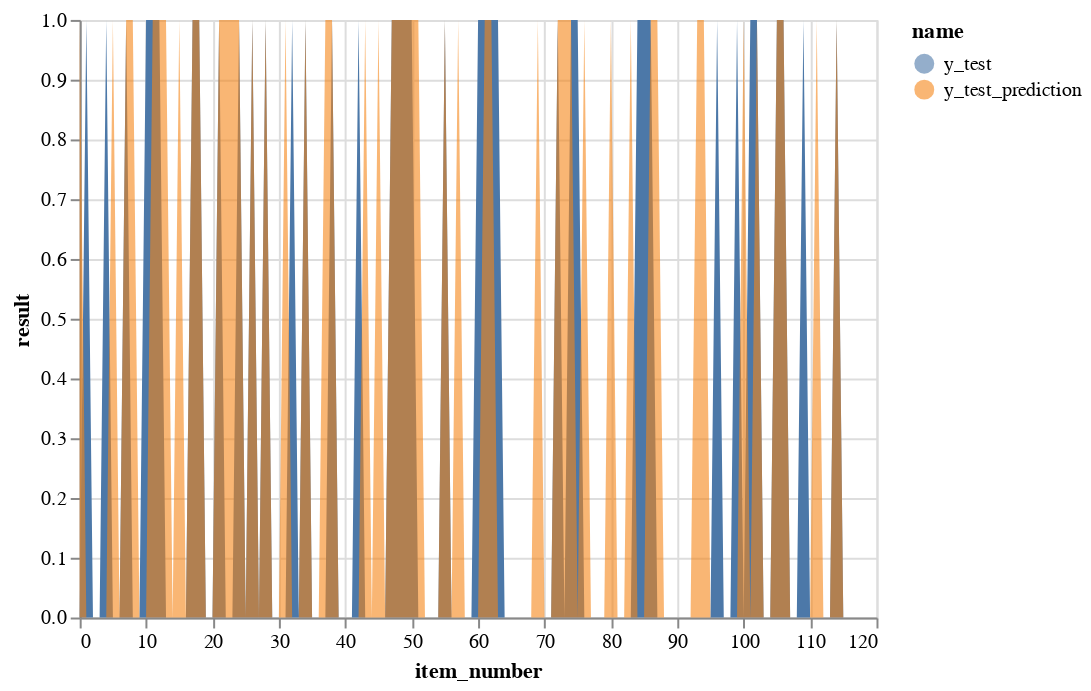

Notebook code cell kept with this figure:
### Code cell
dataResult1 = pd.DataFrame({
    'result':y_test, 
    'name': "y_test",
    'item_number': [i for i,x in enumerate(y_test)]
    })


dataResult2 = pd.DataFrame({
    'result':[x[0] for x in y_test_prediction],
    'name': "y_test_prediction",
    'item_number': [i for i,x in enumerate(y_test)]
    })

chart1 = alt.Chart(dataResult1).mark_area().encode(
    x = alt.X('item_number'),
    y = alt.Y('result', scale=alt.Scale(domain=[0, 1])),
    color='name'
)

chart2 = alt.Chart(dataResult2).mark_area().encode(
    x = alt.X('item_number'),
    y = alt.Y('result', scale=alt.Scale(domain=[0, 1])),
    opacity=alt.value(0.6),
    color='name'
)

chart1 + chart2

### Figure 1 — Vega-Lite specification as saved in the notebook (floating-point values rounded to 4 significant figures)
{"config": {"view": {"continuousWidth": 400, "continuousHeight": 300}}, "layer": [{"data": {"name": "data-eade6890babfced5f1fbdcd05222430e"}, "mark": "area", "encoding": {"color": {"field": "name", "type": "nominal"}, "x": {"field": "item_number", "type": "quantitative"}, "y": {"field": "result", "scale": {"domain": [0, 1]}, "type": "quantitative"}}}, {"data": {"name": "data-b75a1963ae843eea7bdbe32837e32851"}, "mark": "area", "encoding": {"color": {"field": "name", "type": "nominal"}, "opacity": {"value": 0.6}, "x": {"field": "item_number", "type": "quantitative"}, "y": {"field": "result", "scale": {"domain": [0, 1]}, "type": "quantitative"}}}], "$schema": "https://vega.github.io/schema/vega-lite/v4.17.0.json", "datasets": {"data-eade6890babfced5f1fbdcd05222430e": [{"result": 0.0, "name": "y_test", "item_number": 0}, {"result": 1.0, "name": "y_test", "item_number": 1}, {"result": 0.0, "name": "y_test", "item_number": 2}, {"result": 0.0, "name": "y_test", "item_number": 3}, {"result": 1.0, "name": "y_test", "item_number": 4}, {"result": 0.0, "name": "y_test", "item_number": 5}, {"result": 0.0, "name": "y_test", "item_number": 6}, {"result": 1.0, "name": "y_test", "item_number": 7}, {"result": 0.0, "name": "y_test", "item_number": 8}, {"result": 0.0, "name": "y_test", "item_number": 9}, {"result": 1.0, "name": "y_test", "item_number": 10}, {"result": 1.0, "name": "y_test", "item_number": 11}, {"result": 1.0, "name": "y_test", "item_number": 12}, {"result": 0.0, "name": "y_test", "item_number": 13}, {"result": 0.0, "name": "y_test", "item_number": 14}, {"result": 0.0, "name": "y_test", "item_number": 15}, {"result": 0.0, "name": "y_test", "item_number": 16}, {"result": 1.0, "name": "y_test", "item_number": 17}, {"result": 1.0, "name": "y_test", "item_number": 18}, {"result": 0.0, "name": "y_test", "item_number": 19}, {"result": 0.0, "name": "y_test", "item_number": 20}, {"result": 1.0, "name": "y_test", "item_number": 21}, {"result": 0.0, "name": "y_test", "item_number": 22}, {"result": 0.0, "name": "y_test", "item_number": 23}, {"result": 1.0, "name": "y_test", "item_number": 24}, {"result": 0.0, "name": "y_test", "item_number": 25}, {"result": 1.0, "name": "y_test", "item_number": 26}, {"result": 0.0, "name": "y_test", "item_number": 27}, {"result": 1.0, "name": "y_test", "item_number": 28}, {"result": 0.0, "name": "y_test", "item_number": 29}, {"result": 0.0, "name": "y_test", "item_number": 30}, {"result": 0.0, "name": "y_test", "item_number": 31}, {"result": 1.0, "name": "y_test", "item_number": 32}, {"result": 0.0, "name": "y_test", "item_number": 33}, {"result": 1.0, "name": "y_test", "item_number": 34}, {"result": 0.0, "name": "y_test", "item_number": 35}, {"result": 0.0, "name": "y_test", "item_number": 36}, {"result": 0.0, "name": "y_test", "item_number": 37}, {"result": 1.0, "name": "y_test", "item_number": 38}, {"result": 0.0, "name": "y_test", "item_number": 39}, {"result": 0.0, "name": "y_test", "item_number": 40}, {"result": 0.0, "name": "y_test", "item_number": 41}, {"result": 1.0, "name": "y_test", "item_number": 42}, {"result": 0.0, "name": "y_test", "item_number": 43}, {"result": 0.0, "name": "y_test", "item_number": 44}, {"result": 0.0, "name": "y_test", "item_number": 45}, {"result": 0.0, "name": "y_test", "item_number": 46}, {"result": 1.0, "name": "y_test", "item_number": 47}, {"result": 1.0, "name": "y_test", "item_number": 48}, {"result": 1.0, "name": "y_test", "item_number": 49}, {"result": 1.0, "name": "y_test", "item_number": 50}, {"result": 0.0, "name": "y_test", "item_number": 51}, {"result": 0.0, "name": "y_test", "item_number": 52}, {"result": 0.0, "name": "y_test", "item_number": 53}, {"result": 0.0, "name": "y_test", "item_number": 54}, {"result": 1.0, "name": "y_test", "item_number": 55}, {"result": 0.0, "name": "y_test", "item_number": 56}, {"result": 0.0, "name": "y_test", "item_number": 57}, {"result": 0.0, "name": "y_test", "item_number": 58}, {"result": 0.0, "name": "y_test", "item_number": 59}, {"result": 1.0, "name": "y_test", "item_number": 60}, {"result": 1.0, "name": "y_test", "item_number": 61}, {"result": 1.0, "name": "y_test", "item_number": 62}, {"result": 1.0, "name": "y_test", "item_number": 63}, {"result": 0.0, "name": "y_test", "item_number": 64}, {"result": 0.0, "name": "y_test", "item_number": 65}, {"result": 0.0, "name": "y_test", "item_number": 66}, {"result": 0.0, "name": "y_test", "item_number": 67}, {"result": 0.0, "name": "y_test", "item_number": 68}, {"result": 0.0, "name": "y_test", "item_number": 69}, {"result": 0.0, "name": "y_test", "item_number": 70}, {"result": 0.0, "name": "y_test", "item_number": 71}, {"result": 1.0, "name": "y_test", "item_number": 72}, {"result": 0.0, "name": "y_test", "item_number": 73}, {"result": 1.0, "name": "y_test", "item_number": 74}, {"result": 1.0, "name": "y_test", "item_number": 75}, {"result": 0.0, "name": "y_test", "item_number": 76}, {"result": 0.0, "name": "y_test", "item_number": 77}, {"result": 0.0, "name": "y_test", "item_number": 78}, {"result": 0.0, "name": "y_test", "item_number": 79}, {"result": 0.0, "name": "y_test", "item_number": 80}, {"result": 0.0, "name": "y_test", "item_number": 81}, {"result": 0.0, "name": "y_test", "item_number": 82}, {"result": 0.0, "name": "y_test", "item_number": 83}, {"result": 1.0, "name": "y_test", "item_number": 84}, {"result": 1.0, "name": "y_test", "item_number": 85}, {"result": 1.0, "name": "y_test", "item_number": 86}, {"result": 0.0, "name": "y_test", "item_number": 87}, {"result": 0.0, "name": "y_test", "item_number": 88}, {"result": 0.0, "name": "y_test", "item_number": 89}, {"result": 0.0, "name": "y_test", "item_number": 90}, {"result": 0.0, "name": "y_test", "item_number": 91}, {"result": 0.0, "name": "y_test", "item_number": 92}, {"result": 0.0, "name": "y_test", "item_number": 93}, {"result": 0.0, "name": "y_test", "item_number": 94}, {"result": 0.0, "name": "y_test", "item_number": 95}, {"result": 1.0, "name": "y_test", "item_number": 96}, {"result": 0.0, "name": "y_test", "item_number": 97}, {"result": 0.0, "name": "y_test", "item_number": 98}, {"result": 1.0, "name": "y_test", "item_number": 99}, {"result": 0.0, "name": "y_test", "item_number": 100}, {"result": 1.0, "name": "y_test", "item_number": 101}, {"result": 1.0, "name": "y_test", "item_number": 102}, {"result": 0.0, "name": "y_test", "item_number": 103}, {"result": 0.0, "name": "y_test", "item_number": 104}, {"result": 1.0, "name": "y_test", "item_number": 105}, {"result": 1.0, "name": "y_test", "item_number": 106}, {"result": 0.0, "name": "y_test", "item_number": 107}, {"result": 0.0, "name": "y_test", "item_number": 108}, {"result": 1.0, "name": "y_test", "item_number": 109}, {"result": 0.0, "name": "y_test", "item_number": 110}, {"result": 0.0, "name": "y_test", "item_number": 111}, {"result": 0.0, "name": "y_test", "item_number": 112}, {"result": 0.0, "name": "y_test", "item_number": 113}, {"result": 1.0, "name": "y_test", "item_number": 114}, {"result": 0.0, "name": "y_test", "item_number": 115}], "data-b75a1963ae843eea7bdbe32837e32851": [{"result": 1.0, "name": "y_test_prediction", "item_number": 0}, {"result": 0.0, "name": "y_test_prediction", "item_number": 1}, {"result": 0.0, "name": "y_test_prediction", "item_number": 2}, {"result": 0.0, "name": "y_test_prediction", "item_number": 3}, {"result": 0.0, "name": "y_test_prediction", "item_number": 4}, {"result": 1.0, "name": "y_test_prediction", "item_number": 5}, {"result": 0.0, "name": "y_test_prediction", "item_number": 6}, {"result": 1.0, "name": "y_test_prediction", "item_number": 7}, {"result": 1.0, "name": "y_test_prediction", "item_number": 8}, {"result": 0.0, "name": "y_test_prediction", "item_number": 9}, {"result": 0.0, "name": "y_test_prediction", "item_number": 10}, {"result": 1.0, "name": "y_test_prediction", "item_number": 11}, {"result": 1.0, "name": "y_test_prediction", "item_number": 12}, {"result": 1.0, "name": "y_test_prediction", "item_number": 13}, {"result": 0.0, "name": "y_test_prediction", "item_number": 14}, {"result": 1.0, "name": "y_test_prediction", "item_number": 15}, {"result": 0.0, "name": "y_test_prediction", "item_number": 16}, {"result": 1.0, "name": "y_test_prediction", "item_number": 17}, {"result": 1.0, "name": "y_test_prediction", "item_number": 18}, {"result": 0.0, "name": "y_test_prediction", "item_number": 19}, {"result": 0.0, "name": "y_test_prediction", "item_number": 20}, {"result": 1.0, "name": "y_test_prediction", "item_number": 21}, {"result": 1.0, "name": "y_test_prediction", "item_number": 22}, {"result": 1.0, "name": "y_test_prediction", "item_number": 23}, {"result": 1.0, "name": "y_test_prediction", "item_number": 24}, {"result": 0.0, "name": "y_test_prediction", "item_number": 25}, {"result": 1.0, "name": "y_test_prediction", "item_number": 26}, {"result": 0.0, "name": "y_test_prediction", "item_number": 27}, {"result": 1.0, "name": "y_test_prediction", "item_number": 28}, {"result": 0.0, "name": "y_test_prediction", "item_number": 29}, {"result": 0.0, "name": "y_test_prediction", "item_number": 30}, {"result": 1.0, "name": "y_test_prediction", "item_number": 31}, {"result": 0.0, "name": "y_test_prediction", "item_number": 32}, {"result": 0.0, "name": "y_test_prediction", "item_number": 33}, {"result": 1.0, "name": "y_test_prediction", "item_number": 34}, {"result": 0.0, "name": "y_test_prediction", "item_number": 35}, {"result": 0.0, "name": "y_test_prediction", "item_number": 36}, {"result": 1.0, "name": "y_test_prediction", "item_number": 37}, {"result": 1.0, "name": "y_test_prediction", "item_number": 38}, {"result": 0.0, "name": "y_test_prediction", "item_number": 39}, {"result": 0.0, "name": "y_test_prediction", "item_number": 40}, {"result": 0.0, "name": "y_test_prediction", "item_number": 41}, {"result": 0.0, "name": "y_test_prediction", "item_number": 42}, {"result": 1.0, "name": "y_test_prediction", "item_number": 43}, {"result": 0.0, "name": "y_test_prediction", "item_number": 44}, {"result": 1.0, "name": "y_test_prediction", "item_number": 45}, {"result": 0.0, "name": "y_test_prediction", "item_number": 46}, {"result": 1.0, "name": "y_test_prediction", "item_number": 47}, {"result": 1.0, "name": "y_test_prediction", "item_number": 48}, {"result": 1.0, "name": "y_test_prediction", "item_number": 49}, {"result": 1.0, "name": "y_test_prediction", "item_number": 50}, {"result": 1.0, "name": "y_test_prediction", "item_number": 51}, {"result": 0.0, "name": "y_test_prediction", "item_number": 52}, {"result": 0.0, "name": "y_test_prediction", "item_number": 53}, {"result": 0.0, "name": "y_test_prediction", "item_number": 54}, {"result": 1.0, "name": "y_test_prediction", "item_number": 55}, {"result": 0.0, "name": "y_test_prediction", "item_number": 56}, {"result": 1.0, "name": "y_test_prediction", "item_number": 57}, {"result": 0.0, "name": "y_test_prediction", "item_number": 58}, {"result": 0.0, "name": "y_test_prediction", "item_number": 59}, {"result": 0.0, "name": "y_test_prediction", "item_number": 60}, {"result": 1.0, "name": "y_test_prediction", "item_number": 61}, {"result": 1.0, "name": "y_test_prediction", "item_number": 62}, {"result": 0.0, "name": "y_test_prediction", "item_number": 63}, {"result": 0.0, "name": "y_test_prediction", "item_number": 64}, {"result": 0.0, "name": "y_test_prediction", "item_number": 65}, {"result": 0.0, "name": "y_test_prediction", "item_number": 66}, {"result": 0.0, "name": "y_test_prediction", "item_number": 67}, {"result": 0.0, "name": "y_test_prediction", "item_number": 68}, {"result": 1.0, "name": "y_test_prediction", "item_number": 69}, {"result": 0.0, "name": "y_test_prediction", "item_number": 70}, {"result": 0.0, "name": "y_test_prediction", "item_number": 71}, {"result": 1.0, "name": "y_test_prediction", "item_number": 72}, {"result": 1.0, "name": "y_test_prediction", "item_number": 73}, {"result": 1.0, "name": "y_test_prediction", "item_number": 74}, {"result": 0.0, "name": "y_test_prediction", "item_number": 75}, {"result": 1.0, "name": "y_test_prediction", "item_number": 76}, {"result": 0.0, "name": "y_test_prediction", "item_number": 77}, {"result": 0.0, "name": "y_test_prediction", "item_number": 78}, {"result": 0.0, "name": "y_test_prediction", "item_number": 79}, {"result": 1.0, "name": "y_test_prediction", "item_number": 80}, {"result": 0.0, "name": "y_test_prediction", "item_number": 81}, {"result": 0.0, "name": "y_test_prediction", "item_number": 82}, {"result": 1.0, "name": "y_test_prediction", "item_number": 83}, {"result": 0.0, "name": "y_test_prediction", "item_number": 84}, {"result": 0.0, "name": "y_test_prediction", "item_number": 85}, {"result": 1.0, "name": "y_test_prediction", "item_number": 86}, {"result": 1.0, "name": "y_test_prediction", "item_number": 87}, {"result": 0.0, "name": "y_test_prediction", "item_number": 88}, {"result": 0.0, "name": "y_test_prediction", "item_number": 89}, {"result": 0.0, "name": "y_test_prediction", "item_number": 90}, {"result": 0.0, "name": "y_test_prediction", "item_number": 91}, {"result": 0.0, "name": "y_test_prediction", "item_number": 92}, {"result": 1.0, "name": "y_test_prediction", "item_number": 93}, {"result": 1.0, "name": "y_test_prediction", "item_number": 94}, {"result": 0.0, "name": "y_test_prediction", "item_number": 95}, {"result": 0.0, "name": "y_test_prediction", "item_number": 96}, {"result": 0.0, "name": "y_test_prediction", "item_number": 97}, {"result": 0.0, "name": "y_test_prediction", "item_number": 98}, {"result": 0.0, "name": "y_test_prediction", "item_number": 99}, {"result": 1.0, "name": "y_test_prediction", "item_number": 100}, {"result": 0.0, "name": "y_test_prediction", "item_number": 101}, {"result": 1.0, "name": "y_test_prediction", "item_number": 102}, {"result": 0.0, "name": "y_test_prediction", "item_number": 103}, {"result": 0.0, "name": "y_test_prediction", "item_number": 104}, {"result": 1.0, "name": "y_test_prediction", "item_number": 105}, {"result": 1.0, "name": "y_test_prediction", "item_number": 106}, {"result": 0.0, "name": "y_test_prediction", "item_number": 107}, {"result": 0.0, "name": "y_test_prediction", "item_number": 108}, {"result": 0.0, "name": "y_test_prediction", "item_number": 109}, {"result": 0.0, "name": "y_test_prediction", "item_number": 110}, {"result": 1.0, "name": "y_test_prediction", "item_number": 111}, {"result": 0.0, "name": "y_test_prediction", "item_number": 112}, {"result": 0.0, "name": "y_test_prediction", "item_number": 113}, {"result": 1.0, "name": "y_test_prediction", "item_number": 114}, {"result": 0.0, "name": "y_test_prediction", "item_number": 115}]}}
